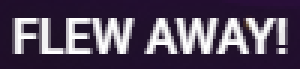
#> input picture flew_away_template1.png, 100 x 23 px (shown 3 times larger)
$ python test.py
#> lines starting #> are read from the running program, lines starting #| are printed output that depends on the picture
import time
import pyautogui
import numpy as np
import cv2
import config

def watch_location():
    watch_x1, watch_y1, watch_x2, watch_y2 = config.WATCH_REGION
    template = cv2.imread(config.REFERENCE_IMAGE_PATH, cv2.IMREAD_GRAYSCALE)
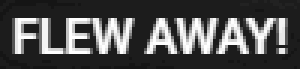
#> template: shape (23, 100) (shown 3 times larger); min 21, max 255, mean 80

    if template is None:
        print(f"Error: Reference image '{config.REFERENCE_IMAGE_PATH}' not found.")
        return

    print("Watching for the target location...")

    start_time = time.time()
    MAX_RUNTIME = 60  # Stop watching after 60 seconds if nothing is found

    while True:
        try:
            if time.time() - start_time > MAX_RUNTIME:
                print("Timeout: Target location not found. Stopping watch.")
                break

            screenshot = pyautogui.screenshot(region=(watch_x1, watch_y1, watch_x2, watch_y2))
            screenshot_np = np.array(screenshot)
            screenshot_gray = cv2.cvtColor(screenshot_np, cv2.COLOR_RGB2GRAY)

            result = cv2.matchTemplate(screenshot_gray, template, cv2.TM_CCOEFF_NORMED)
            _, max_val, _, max_loc = cv2.minMaxLoc(result)

            if max_val >= config.THRESHOLD:
                print(f"Target detected at {max_loc} with confidence {max_val:.2f}")
                break  # Stop after detecting the target

        except Exception as e:
            print(f"An error occurred: {e}")

        time.sleep(0.2)  # Small delay before checking again

# Run the function
#> (the run stopped early here; a loop or call above may not have finished)
